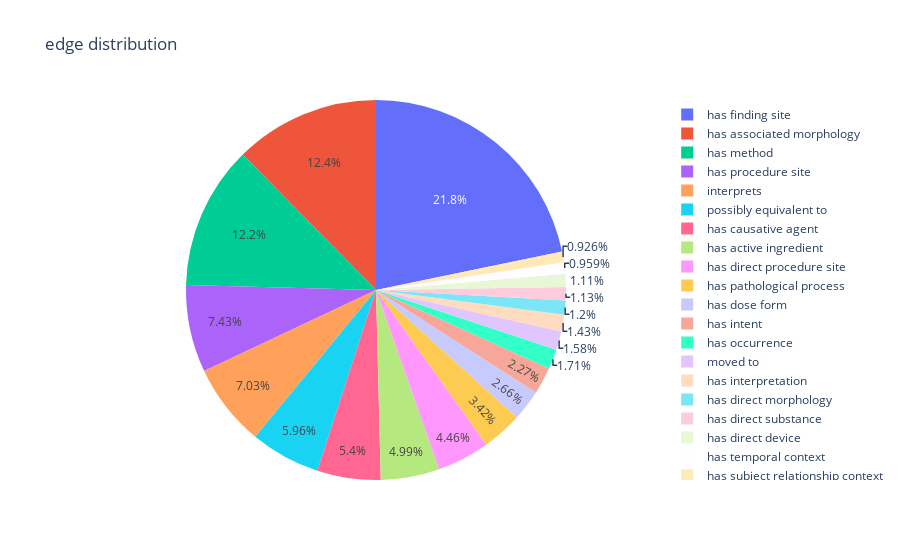

The notebook cell this image was saved under:
### Code cell
source_counts = df['source'].value_counts()
target_counts = df['target'].value_counts()
edge_counts = df['edge'].value_counts()
import plotly.express as px
px.pie(edge_counts, values=edge_counts.values, names=edge_counts.index, title='edge distribution')

### Figure 1 — Plotly figure (JSON) as saved in the notebook; plotly's stock layout.template omitted (floating-point values rounded to 4 significant figures)
{"data": [{"domain": {"x": [0, 1], "y": [0, 1]}, "hovertemplate": "index=%{label}<br>value=%{value}<extra></extra>", "labels": ["has finding site", "has associated morphology", "has method", "has procedure site", "interprets", "possibly equivalent to", "has causative agent", "has active ingredient", "has direct procedure site", "has pathological process", "has dose form", "has intent", "has occurrence", "moved to", "has interpretation", "has direct morphology", "has direct substance", "has direct device", "has temporal context", "has subject relationship context"], "legendgroup": "", "name": "", "showlegend": true, "type": "pie", "values": [222618, 126676, 124943, 76044, 71921, 60997, 55257, 51121, 45664, 35034, 27215, 23260, 17473, 16215, 14603, 12261, 11549, 11348, 9815, 9479]}], "layout": {"legend": {"tracegroupgap": 0}, "title": {"text": "edge distribution"}}}
